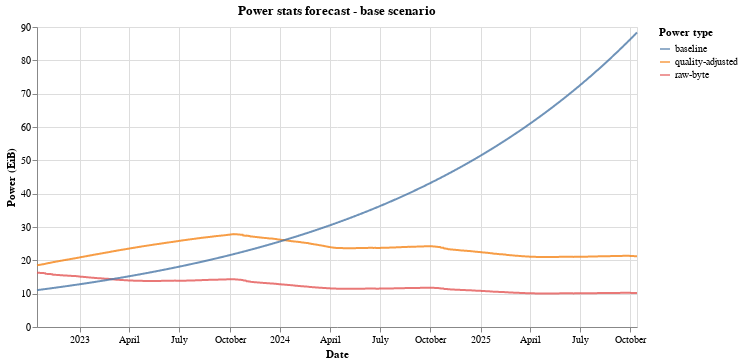

Notebook code for this chart:
### Markdown cell above
#### Plot results

### Code cell
source = df[["date", "total_power", "power_type"]]
source["total_power"] = source["total_power"]/1024.0
source = pd.concat([source, baseline_df])

alt.Chart(source).mark_line(opacity=0.8).encode(
    x=alt.X('date:T', title="Date"),
    y=alt.Y('total_power:Q', title="Power (EiB)"),
    color=alt.Color('power_type:N', legend=alt.Legend(title="Power type"))
).properties(
    width=600, height=300, title="Power stats forecast - base scenario"
)

### Figure 1 — Vega-Lite specification as saved in the notebook (floating-point values rounded to 4 significant figures; data arrays with more than 128 entries replaced by an {"elided": "..."} marker saying what was removed)
{"$schema": "https://vega.github.io/schema/vega-lite/v4.17.0.json", "config": {"view": {"continuousHeight": 300, "continuousWidth": 400}}, "data": {"name": "data-d959586a2d7ccaab37fd1eac5d5d30db"}, "datasets": {"data-d959586a2d7ccaab37fd1eac5d5d30db": {"elided": "3285 records"}}, "encoding": {"color": {"field": "power_type", "legend": {"title": "Power type"}, "type": "nominal"}, "x": {"field": "date", "title": "Date", "type": "temporal"}, "y": {"field": "total_power", "title": "Power (EiB)", "type": "quantitative"}}, "height": 300, "mark": {"opacity": 0.8, "type": "line"}, "title": "Power stats forecast - base scenario", "width": 600}
